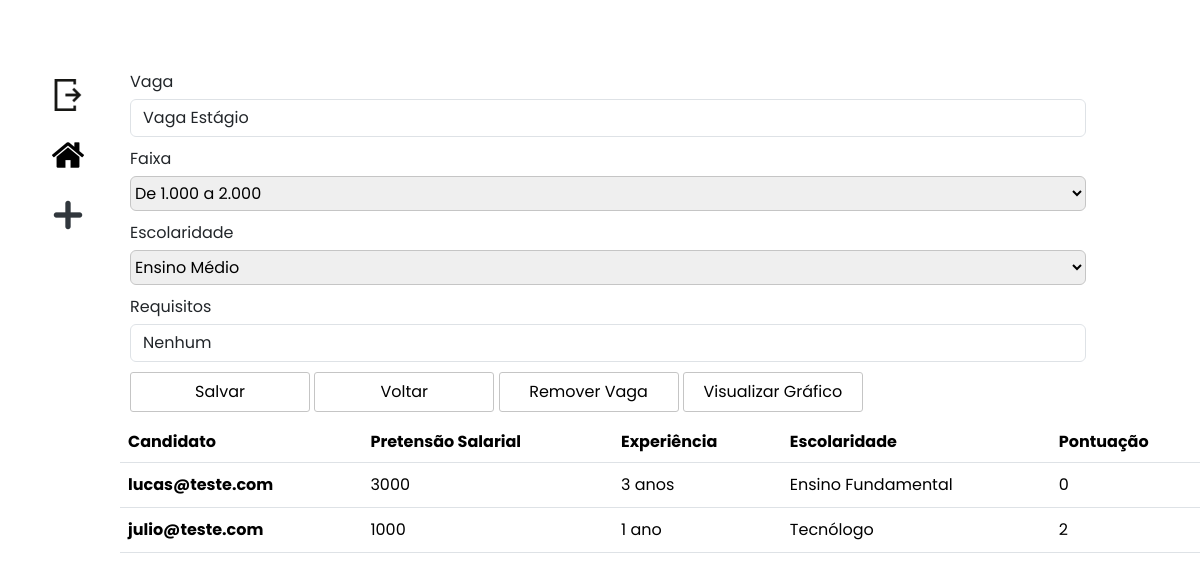
The page /editarVagas/1/ (signed in) on the database its author committed.
### apps/vagas/models.py (models this page shows, shortened)
class Vagas(models.Model):
    nome = models.CharField(
        max_length=150,
        null=False,
        blank=False
    )
    faixa = models.CharField(
        max_length=30,
        null=False,
        blank=False
    )
    escolaridade = models.CharField(
        max_length=25,
        null=False,
        blank=False
    )
    requisitos = models.TextField(
        null=False,
        blank=False
    )
    empresa = models.ForeignKey(
        to=User,
        on_delete=models.CASCADE,
        null=False,
        blank=False,
    )
    data = models.DateField(
        null=False,
        blank=False
    )

class Candidatos(models.Model):
    usuario = models.ForeignKey(
        to=User,
        on_delete=models.CASCADE,
        null=False,
        blank=False,
    )
    vaga = models.ForeignKey(
        Vagas,
        on_delete=models.CASCADE,
        null=False,
        blank=False,
        related_name="vagas",
        verbose_name="Vaga"
    )
    pretensao = models.CharField(
        max_length=30,
        null=False,
        blank=False,
        default=""
    )
    experiencia = models.TextField(
        null=False,
        blank=False,
        default=""
    )
    escolaridade = models.CharField(
        max_length=25,
        null=False,
        blank=False,
        choices=ESCOLARIDADE
    )
    data = models.DateField(
        null=False,
        blank=False
    )

### apps/vagas/views.py (the view, shortened to what this page needs)
# urls.py: path("editarVagas/<int:pk>/", editarVagas, name="editarVagas"),
def editarVagas(request, pk):
    if not request.user.is_authenticated:
        return redirect("login")
    if not request.user.is_superuser:
        return redirect("indexCandidato")
    registro = Vagas.objects.get(id=pk)
    form = VagasForms(instance=registro)
    candidatos = Candidatos.objects.filter(vaga=registro)
    for candidato in candidatos:
        auxiliar = 0
        try:
            if int(candidato.pretensao) <= FAIXA_SALARIAL[registro.faixa]:
                 auxiliar += 1
            if ESCOLARIDADE[candidato.escolaridade] >= ESCOLARIDADE[registro.escolaridade]:
                 auxiliar += 1
        except ValueError as e:
             pass
        candidato.avaliacao = auxiliar
    return render(request, "editarVagas.html", {"form": form, "pk": pk, "candidatos": candidatos})

### apps/vagas/forms.py
class VagasForms(forms.ModelForm):
    nome = forms.CharField(
        label="Vaga",
        required=True,
        widget=forms.TextInput(
            attrs={
                "class": "form-control",
                "placeholder": "Nome da Vaga"
            }
        )
    )
    faixa = forms.ChoiceField(
        choices=FAIXA_SALARIAL
    )
    escolaridade = forms.ChoiceField(
        choices=ESCOLARIDADE
    )
    requisitos = forms.CharField(
        label="Requisitos",
        required=True,
        widget=forms.TextInput(
            attrs={
                "class": "form-control",
                "placeholder": "Requisitos"
            }
        )
    )
    class Meta:
        model = Vagas
        exclude = ["empresa", "data"]

### templates/editarVagas.html (shortened to what this page needs)
{% extends "shared/cabecalho.html" %}
{% block content %}
    <form action="{% url 'editarVagas' pk=pk %}" method="POST">
        <div class="row cadastro">
            {% for field in form.visible_fields %}
                <div class="form-group vagas">
                    <label for="{{ field.id_for_label }}">{{ field.label }}</label>
                    <span>{{ field }}</span>
                </div>
            {% endfor %}
        </div>
        <div class="form-group vagas">
            <button type="submit" class="botao">Salvar</button>
            <a href="{% url 'index' %}" type="button" class="botao link-botao">Voltar</a>
            <a href="{% url 'deletarVagas' pk=pk %}" type="button" class="botao link-botao">Remover Vaga</a>
            <a href="{% url 'graficoCandidatosVaga' pk=pk %}" type="button" class="botao link-botao">Visualizar Gráfico</a>
        </div>
    </form>
    <table class="table table-stripped index-table">
        <thead>
            <tr>
                <th scope="col">Candidato</th>
                <th scope="col">Pretensão Salarial</th>
                <th scope="col">Experiência</th>
                <th scope="col">Escolaridade</th>
                <th scope="col">Pontuação</th>
            </tr>
        </thead>
        <tbody>
            {% for registro in candidatos %}
            <tr>
                <th scope="row">{{ registro.usuario }}</th>
                <td>{{ registro.pretensao }}</td>
                <td>{{ registro.experiencia }}</td>
                <td>{{ registro.escolaridade }}</td>
                <td>{{ registro.avaliacao }}</td>
            </tr>
            {% endfor %}
        </tbody>
    </table>
{% endblock %}

### setup/static/styles/css/style.css (style rules this page uses)
* { font-family: 'Poppins', sans-serif; margin: 0; padding: 0; box-sizing: border-box; }
:root { --body-color: #E4E9F7; --sidebar-color: #FFF; --bg-login-color: #e1f3f8; --primary-color: #c2c5c5; --primary-color-light: #F6F5FF; --toggle-color: #DDD; --text-color: #707070; --bg-color: #c5c5c5; --secundary-light: #227c70; --tran-02: all 0.2s ease; --tran-03: all 0.3s ease; --tran-04: all 0.4s ease; --tran-05: all 0.5s ease; }
body { font-size: 16px; height: 100px; transition: var(--tran-02); overflow: hidden; }
.cadastro { width: calc(100% - 110px); }
.vagas { margin-bottom: 10px; margin-left: 20px; }
.form-group.vagas label { display: block; width: 600px; margin-bottom: 5px; }
.form-group.vagas select { width: 100%; height: 35px; border: solid 1px var(--bg-color); border-radius: 6px; }
.botao { border: solid 1px var(--bg-color); border-radius: 3px; height: 40px; width: 180px; background-color: var(--sidebar-color); transition: var(--tran-02); }
.link-botao { padding: 7px; text-decoration: none; color: black; text-align: center; }
.index-table { margin: 10px; }
.index-table tbody tr { height: 45px; justify-content: space-between; font-weight: 400; }
.index-table tbody tr td, .index-table tbody tr th { padding-top: 10px; }

### rows shown on the page
Vagas: visible_fields "Vaga Estágio" "De 1.000 a 2.000" "Ensino Médio" "Nenhum"
Candidatos: usuario "lucas@teste.com", pretensao "3000", experiencia "3 anos", escolaridade "Ensino Fundamental", avaliacao "0"
Candidatos: usuario "julio@teste.com", pretensao "1000", experiencia "1 ano", escolaridade "Tecnólogo", avaliacao "2"

### other values the page prints
{{ field.label }} "Vaga" "Faixa" "Escolaridade" "Requisitos"
